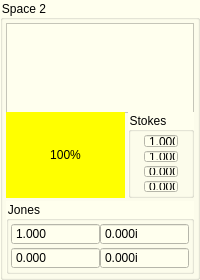
     <widget class="QGroupBox" name="groupBox_Space_S2">
      <property name="sizePolicy">
       <sizepolicy hsizetype="Preferred" vsizetype="Preferred">
        <horstretch>1</horstretch>
        <verstretch>0</verstretch>
       </sizepolicy>
      </property>
      <property name="minimumSize">
       <size>
        <width>0</width>
        <height>280</height>
       </size>
      </property>
      <property name="maximumSize">
       <size>
        <width>16777215</width>
        <height>280</height>
       </size>
      </property>
      <property name="styleSheet">
       <string notr="true">background-color: #ffffee</string>
      </property>
      <property name="title">
       <string>Space 2</string>
      </property>
      <layout class="QGridLayout" name="gridLayout_103">
       <property name="leftMargin">
        <number>3</number>
       </property>
       <property name="topMargin">
        <number>3</number>
       </property>
       <property name="rightMargin">
        <number>3</number>
       </property>
       <property name="bottomMargin">
        <number>3</number>
       </property>
       <property name="spacing">
        <number>3</number>
       </property>
       <item row="3" column="0" colspan="2">
        <widget class="QGroupBox" name="groupBox_Jones_S2">
         <property name="title">
          <string>Jones</string>
         </property>
         <layout class="QGridLayout" name="gridLayout_105">
          <property name="leftMargin">
           <number>2</number>
          </property>
          <property name="topMargin">
           <number>2</number>
          </property>
          <property name="rightMargin">
           <number>2</number>
          </property>
          <property name="bottomMargin">
           <number>2</number>
          </property>
          <property name="horizontalSpacing">
           <number>0</number>
          </property>
          <property name="verticalSpacing">
           <number>2</number>
          </property>
          <item row="0" column="0">
           <widget class="QDoubleSpinBox" name="doubleSpinBox_X1_R_S2">
            <property name="enabled">
             <bool>true</bool>
            </property>
            <property name="sizePolicy">
             <sizepolicy hsizetype="Minimum" vsizetype="Fixed">
              <horstretch>0</horstretch>
              <verstretch>0</verstretch>
             </sizepolicy>
            </property>
            <property name="minimumSize">
             <size>
              <width>34</width>
              <height>0</height>
             </size>
            </property>
            <property name="maximumSize">
             <size>
              <width>16777215</width>
              <height>16777215</height>
             </size>
            </property>
            <property name="readOnly">
             <bool>true</bool>
            </property>
            <property name="buttonSymbols">
             <enum>QAbstractSpinBox::NoButtons</enum>
            </property>
            <property name="decimals">
             <number>3</number>
            </property>
            <property name="minimum">
             <double>-1.000000000000000</double>
            </property>
            <property name="maximum">
             <double>1.000000000000000</double>
            </property>
            <property name="value">
             <double>1.000000000000000</double>
            </property>
           </widget>
          </item>
          <item row="0" column="1">
           <widget class="QDoubleSpinBox" name="doubleSpinBox_X1_I_S2">
            <property name="enabled">
             <bool>true</bool>
            </property>
            <property name="sizePolicy">
             <sizepolicy hsizetype="Minimum" vsizetype="Fixed">
              <horstretch>0</horstretch>
              <verstretch>0</verstretch>
             </sizepolicy>
            </property>
            <property name="minimumSize">
             <size>
              <width>34</width>
              <height>0</height>
             </size>
            </property>
            <property name="maximumSize">
             <size>
              <width>16777215</width>
              <height>16777215</height>
             </size>
            </property>
            <property name="readOnly">
             <bool>true</bool>
            </property>
            <property name="buttonSymbols">
             <enum>QAbstractSpinBox::NoButtons</enum>
            </property>
            <property name="suffix">
             <string>i</string>
            </property>
            <property name="decimals">
             <number>3</number>
            </property>
            <property name="minimum">
             <double>-1.000000000000000</double>
            </property>
            <property name="maximum">
             <double>1.000000000000000</double>
            </property>
           </widget>
          </item>
          <item row="1" column="0">
           <widget class="QDoubleSpinBox" name="doubleSpinBox_X2_R_S2">
            <property name="enabled">
             <bool>true</bool>
            </property>
            <property name="sizePolicy">
             <sizepolicy hsizetype="Minimum" vsizetype="Fixed">
              <horstretch>0</horstretch>
              <verstretch>0</verstretch>
             </sizepolicy>
            </property>
            <property name="minimumSize">
             <size>
              <width>34</width>
              <height>0</height>
             </size>
            </property>
            <property name="maximumSize">
             <size>
              <width>16777215</width>
              <height>16777215</height>
             </size>
            </property>
            <property name="readOnly">
             <bool>true</bool>
            </property>
            <property name="buttonSymbols">
             <enum>QAbstractSpinBox::NoButtons</enum>
            </property>
            <property name="decimals">
             <number>3</number>
            </property>
            <property name="minimum">
             <double>-1.000000000000000</double>
            </property>
            <property name="maximum">
             <double>1.000000000000000</double>
            </property>
           </widget>
          </item>
          <item row="1" column="1">
           <widget class="QDoubleSpinBox" name="doubleSpinBox_X2_I_S2">
            <property name="enabled">
             <bool>true</bool>
            </property>
            <property name="sizePolicy">
             <sizepolicy hsizetype="Minimum" vsizetype="Fixed">
              <horstretch>0</horstretch>
              <verstretch>0</verstretch>
             </sizepolicy>
            </property>
            <property name="minimumSize">
             <size>
              <width>34</width>
              <height>0</height>
             </size>
            </property>
            <property name="maximumSize">
             <size>
              <width>16777215</width>
              <height>16777215</height>
             </size>
            </property>
            <property name="readOnly">
             <bool>true</bool>
            </property>
            <property name="buttonSymbols">
             <enum>QAbstractSpinBox::NoButtons</enum>
            </property>
            <property name="suffix">
             <string>i</string>
            </property>
            <property name="decimals">
             <number>3</number>
            </property>
            <property name="minimum">
             <double>-1.000000000000000</double>
            </property>
            <property name="maximum">
             <double>1.000000000000000</double>
            </property>
           </widget>
          </item>
         </layout>
        </widget>
       </item>
       <item row="0" column="0" colspan="2">
        <widget class="QLabel" name="label_Pol_S2">
         <property name="sizePolicy">
          <sizepolicy hsizetype="Preferred" vsizetype="Expanding">
           <horstretch>0</horstretch>
           <verstretch>0</verstretch>
          </sizepolicy>
         </property>
         <property name="minimumSize">
          <size>
           <width>90</width>
           <height>90</height>
          </size>
         </property>
         <property name="frameShape">
          <enum>QFrame::StyledPanel</enum>
         </property>
         <property name="frameShadow">
          <enum>QFrame::Sunken</enum>
         </property>
         <property name="text">
          <string/>
         </property>
        </widget>
       </item>
       <item row="2" column="1">
        <widget class="QGroupBox" name="groupBox_Stokes_S2">
         <property name="sizePolicy">
          <sizepolicy hsizetype="Maximum" vsizetype="Preferred">
           <horstretch>1</horstretch>
           <verstretch>0</verstretch>
          </sizepolicy>
         </property>
         <property name="title">
          <string>Stokes</string>
         </property>
         <layout class="QGridLayout" name="gridLayout_9">
          <property name="leftMargin">
           <number>2</number>
          </property>
          <property name="topMargin">
           <number>2</number>
          </property>
          <property name="rightMargin">
           <number>2</number>
          </property>
          <property name="bottomMargin">
           <number>2</number>
          </property>
          <property name="horizontalSpacing">
           <number>0</number>
          </property>
          <property name="verticalSpacing">
           <number>2</number>
          </property>
          <item row="3" column="0">
           <widget class="QDoubleSpinBox" name="doubleSpinBox_Stokes3_S2">
            <property name="minimumSize">
             <size>
              <width>34</width>
              <height>0</height>
             </size>
            </property>
            <property name="maximumSize">
             <size>
              <width>34</width>
              <height>16777215</height>
             </size>
            </property>
            <property name="readOnly">
             <bool>true</bool>
            </property>
            <property name="buttonSymbols">
             <enum>QAbstractSpinBox::NoButtons</enum>
            </property>
            <property name="decimals">
             <number>3</number>
            </property>
            <property name="minimum">
             <double>-1.000000000000000</double>
            </property>
            <property name="maximum">
             <double>1.000000000000000</double>
            </property>
            <property name="singleStep">
             <double>0.050000000000000</double>
            </property>
           </widget>
          </item>
          <item row="0" column="0">
           <widget class="QDoubleSpinBox" name="doubleSpinBox_Stokes0_S2">
            <property name="minimumSize">
             <size>
              <width>34</width>
              <height>0</height>
             </size>
            </property>
            <property name="maximumSize">
             <size>
              <width>34</width>
              <height>16777215</height>
             </size>
            </property>
            <property name="readOnly">
             <bool>true</bool>
            </property>
            <property name="buttonSymbols">
             <enum>QAbstractSpinBox::NoButtons</enum>
            </property>
            <property name="decimals">
             <number>3</number>
            </property>
            <property name="minimum">
             <double>-1.000000000000000</double>
            </property>
            <property name="maximum">
             <double>1.000000000000000</double>
            </property>
            <property name="singleStep">
             <double>0.050000000000000</double>
            </property>
            <property name="value">
             <double>1.000000000000000</double>
            </property>
           </widget>
          </item>
          <item row="2" column="0">
           <widget class="QDoubleSpinBox" name="doubleSpinBox_Stokes2_S2">
            <property name="minimumSize">
             <size>
              <width>34</width>
              <height>0</height>
             </size>
            </property>
            <property name="maximumSize">
             <size>
              <width>34</width>
              <height>16777215</height>
             </size>
            </property>
            <property name="readOnly">
             <bool>true</bool>
            </property>
            <property name="buttonSymbols">
             <enum>QAbstractSpinBox::NoButtons</enum>
            </property>
            <property name="decimals">
             <number>3</number>
            </property>
            <property name="minimum">
             <double>-1.000000000000000</double>
            </property>
            <property name="maximum">
             <double>1.000000000000000</double>
            </property>
            <property name="singleStep">
             <double>0.050000000000000</double>
            </property>
           </widget>
          </item>
          <item row="1" column="0">
           <widget class="QDoubleSpinBox" name="doubleSpinBox_Stokes1_S2">
            <property name="minimumSize">
             <size>
              <width>34</width>
              <height>0</height>
             </size>
            </property>
            <property name="maximumSize">
             <size>
              <width>34</width>
              <height>16777215</height>
             </size>
            </property>
            <property name="readOnly">
             <bool>true</bool>
            </property>
            <property name="buttonSymbols">
             <enum>QAbstractSpinBox::NoButtons</enum>
            </property>
            <property name="decimals">
             <number>3</number>
            </property>
            <property name="minimum">
             <double>-1.000000000000000</double>
            </property>
            <property name="maximum">
             <double>1.000000000000000</double>
            </property>
            <property name="singleStep">
             <double>0.050000000000000</double>
            </property>
            <property name="value">
             <double>1.000000000000000</double>
            </property>
           </widget>
          </item>
         </layout>
        </widget>
       </item>
       <item row="2" column="0">
        <widget class="QProgressBar" name="progressBar_S2">
         <property name="sizePolicy">
          <sizepolicy hsizetype="Preferred" vsizetype="Expanding">
           <horstretch>0</horstretch>
           <verstretch>0</verstretch>
          </sizepolicy>
         </property>
         <property name="styleSheet">
          <string notr="true">QProgressBar::chunk {
     background-color: #ffff00;
     height: 1px;
 }</string>
         </property>
         <property name="maximum">
          <number>10000</number>
         </property>
         <property name="value">
          <number>10000</number>
         </property>
         <property name="alignment">
          <set>Qt::AlignCenter</set>
         </property>
         <property name="textVisible">
          <bool>true</bool>
         </property>
         <property name="orientation">
          <enum>Qt::Vertical</enum>
         </property>
         <property name="invertedAppearance">
          <bool>false</bool>
         </property>
        </widget>
       </item>
      </layout>
     </widget>
